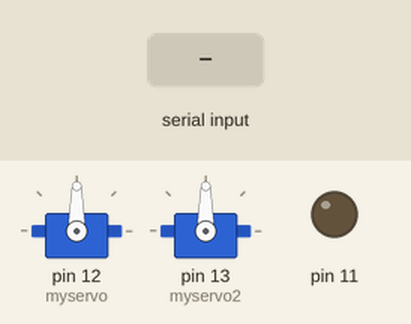
Recording of a sketch running on a simulated Arduino Uno, built with avr-gcc and run on an emulated ATmega328P. Parts: 2 × servo, output pins drawn as LEDs (lit = HIGH). The test bench sets the inputs (shaded band). What the sketch prints to the serial monitor is not drawn.

Above: at 1.2 s.
1.3 s: "1" received over Serial
At 2.5 s:
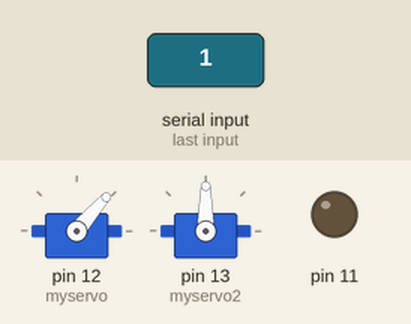
2.8 s: "0" received over Serial
At 3.6 s:
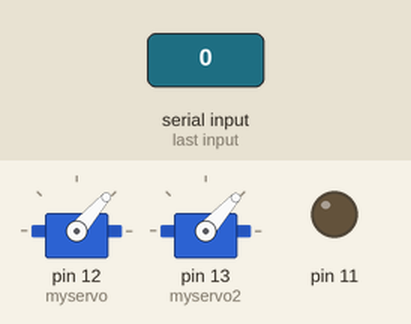
Timing chart, 0 to 5.8 s (numbered marks = the images above; inputs shaded):
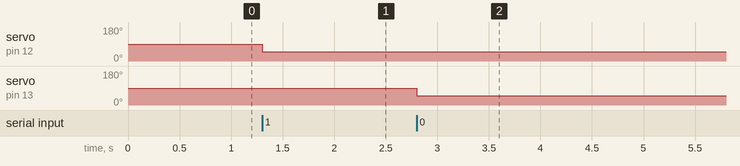

Measured:
- after the input at 1.3 s, servo on pin 12 (myservo): 90° → 49° at once
- after the input at 2.8 s, servo on pin 13 (myservo2): 90° → 48° at once

The sketch:

sketch_nov05a.ino
```cpp
#include <Servo.h>

// create servo object to control a servo
// twelve servo objects can be created on most boards
Servo myservo;
Servo myservo2;

void setup() {
  Serial.begin(500000);

  pinMode(11, OUTPUT);

  // attaches the servo on pin to the servo objects
  myservo.attach(12);
  myservo2.attach(13);

  Serial.write('1');

}

unsigned char reader;
bool toggle = false;

void loop() {
 if(Serial.available() > 0){ //Checks if chip is sending data
    toggle = !toggle;

    reader = Serial.read(); // Reads the data

    if (toggle) {
      myservo.write((int)reader);
    } else {
      myservo2.write((int)reader);
    }

    //if ( reader >= 'A') {
     // digitalWrite(11, HIGH);
     // delay(200);
     // digitalWrite(11, LOW);
    //}
  }
}
```
